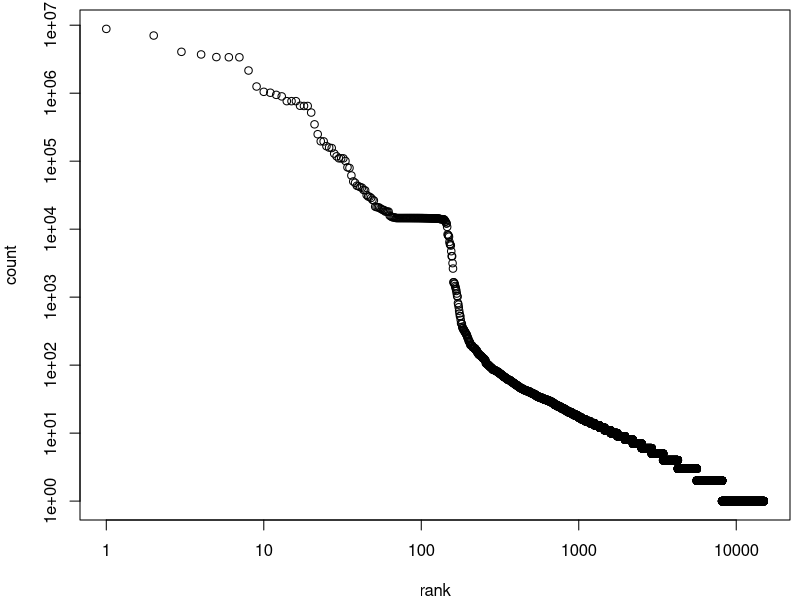

Write R code to recreate this figure.
#!/usr/bin/r

typerankdata = read.csv("../types/type-ranks.csv", header=TRUE)

pdf("typedist.pdf", width=5, height=4)
par(mar=c(4,4,0.5,0.5))
plot( count ~ rank, data = typerankdata, log = "xy" )

